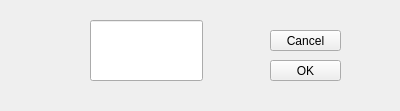
<?xml version="1.0" encoding="UTF-8"?>
<ui version="4.0">
 <class>operatingRatioSettingDialog</class>
 <widget class="QDialog" name="operatingRatioSettingDialog">
  <property name="geometry">
   <rect>
    <x>0</x>
    <y>0</y>
    <width>400</width>
    <height>111</height>
   </rect>
  </property>
  <property name="windowTitle">
   <string>Dialog</string>
  </property>
  <widget class="QLineEdit" name="operatingRatioLineEdit">
   <property name="geometry">
    <rect>
     <x>90</x>
     <y>20</y>
     <width>113</width>
     <height>61</height>
    </rect>
   </property>
  </widget>
  <widget class="QToolButton" name="CancelToolButton">
   <property name="geometry">
    <rect>
     <x>270</x>
     <y>30</y>
     <width>71</width>
     <height>21</height>
    </rect>
   </property>
   <property name="text">
    <string>Cancel</string>
   </property>
  </widget>
  <widget class="QToolButton" name="okToolButton">
   <property name="geometry">
    <rect>
     <x>270</x>
     <y>60</y>
     <width>71</width>
     <height>21</height>
    </rect>
   </property>
   <property name="text">
    <string>OK</string>
   </property>
  </widget>
 </widget>
 <resources/>
 <connections/>
</ui>
